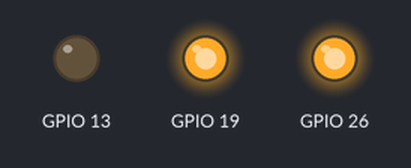
A program run on a simulated Raspberry Pi (BCM pin numbers). On the bench: output pins drawn as LEDs (lit = HIGH). At 10.0 s the program stops and its outputs stay as they are.

Above: at 0.1 s.
At 10.1 s:
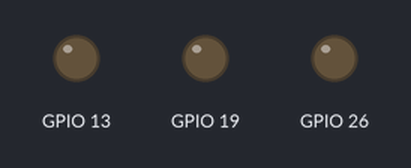
Timing chart, 0 to 11.5 s (numbered marks = the images above):
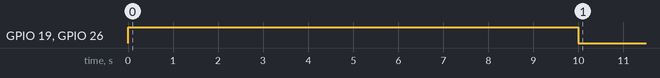

Measured:
- by itself, GPIO 19, GPIO 26: LOW → HIGH at 0.00 s, → LOW 10.0 s later

The program:

motor.py
```python
import RPi.GPIO as GPIO
from time import sleep

stop = 0
forward = 1
backword = 2
ch1=0
output = 1
input = 0

high = 1
low = 0

ena = 26

in1=19
in2=13

def setPinConfig(en, ina,inb):
    GPIO.setup(en,GPIO.OUT)
    GPIO.setup(ina, GPIO.OUT)
    GPIO.setup(inb, GPIO.OUT)
    pwm=GPIO.PWM(en,100)
    pwm.start(0)
    return pwm

def setMotorControl(pwm,ina,inb,speed, stat):
    pwm.ChangeDutyCycle(speed)

    if stat==forward:
        GPIO.output(ina,high)
        GPIO.output(inb,low)

    elif stat==stop:
        GPIO.output(ina,low)
        GPIO.output(inb,low)

def setMotor(ch,speed,stat):
    if ch==ch1:
        setMotorControl(pwmA,in1,in2,speed,stat)

GPIO.setmode(GPIO.BCM)
GPIO.setwarnings(False)
pwmA=setPinConfig(ena,in1,in2)


setMotor(ch1,100,forward)
sleep(10)
setMotor(ch1,80,stop)

GPIO.cleanup()
    
```
